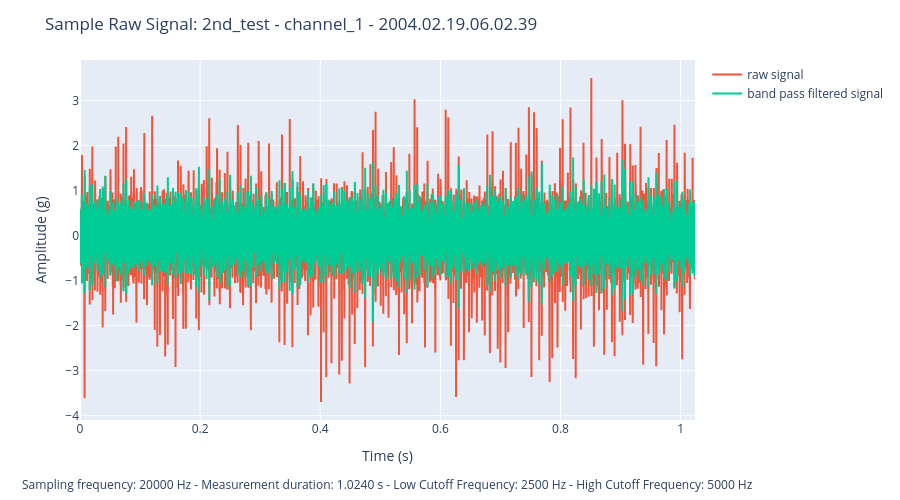
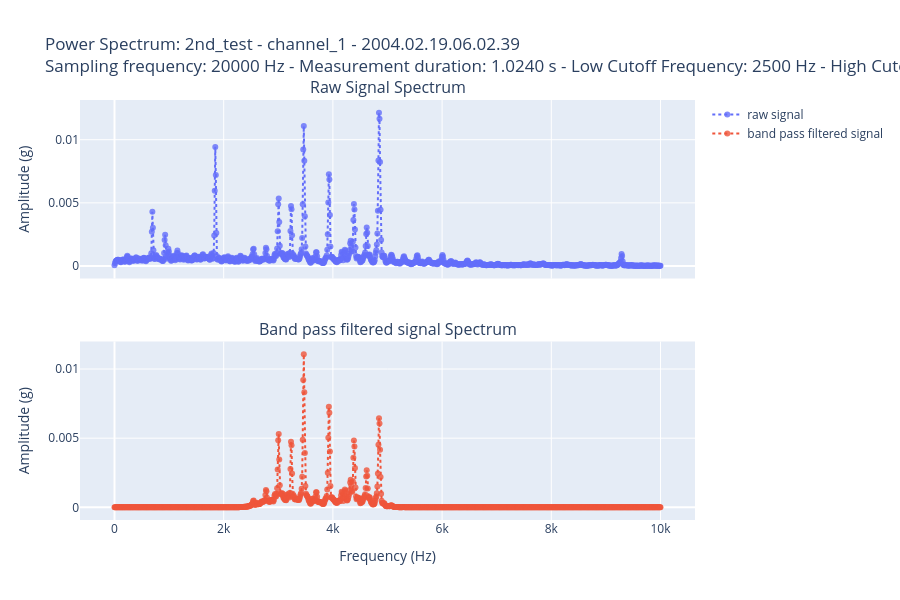

The notebook cell these images were saved under, in order:
### Markdown cell above
A band-pass filter or bandpass filter (BPF) is a device that passes frequencies within a certain range and rejects (attenuates) frequencies outside that range. (Source: Wikipedia)

### Code cell
LOW_CUTOFF_FREQUENCY = 2500
HIGH_CUTOFF_FREQUENCY = 5000

high_pass_filtered_signal = band_pass_filter(signal=sample_signal, 
                                             sampling_frequency=SAMPLING_FREQUENCY, 
                                             low_cutoff_frequency=LOW_CUTOFF_FREQUENCY,
                                             high_cutoff_frequency=HIGH_CUTOFF_FREQUENCY)

sample_power_spectrum_signal = power_spectrum(signal=sample_signal, 
                                              sampling_frequency=SAMPLING_FREQUENCY)
band_pass_filtered_power_spectrum_signal = power_spectrum(signal=high_pass_filtered_signal, 
                                                          sampling_frequency=SAMPLING_FREQUENCY)

plot_signals_and_spectra(sample_signal, high_pass_filtered_signal, sample_power_spectrum_signal, band_pass_filtered_power_spectrum_signal,
                      TEST, CHANNEL, measurement_recording_date_time, SAMPLING_FREQUENCY, measurement_duration,
                      low_cutoff_frequency=LOW_CUTOFF_FREQUENCY, high_cutoff_frequency=HIGH_CUTOFF_FREQUENCY, 
                      filter_label='band pass filtered signal')

### Figure 1 — Plotly figure (JSON) as saved in the notebook; plotly's stock layout.template omitted (floating-point values rounded to 4 significant figures; data arrays with more than 128 entries replaced by an {"elided": "..."} marker saying what was removed)
{"data": [{"hovertemplate": "<extra></extra>", "legendgroup": "", "line": {"color": "#636efa", "dash": "solid"}, "marker": {"symbol": "circle"}, "mode": "lines", "name": "", "orientation": "v", "showlegend": false, "type": "scatter", "xaxis": "x", "yaxis": "y"}, {"mode": "lines", "name": "raw signal", "type": "scatter", "x": {"elided": "20480 float values"}, "y": {"elided": "20480 float values"}}, {"mode": "lines", "name": "band pass filtered signal", "type": "scatter", "x": {"elided": "20480 float values"}, "y": {"elided": "20480 float values"}}], "layout": {"annotations": [{"showarrow": false, "text": "Sampling frequency: 20000 Hz - Measurement duration: 1.0240 s - Low Cutoff Frequency: 2500 Hz - High Cutoff Frequency: 5000 Hz", "x": 0.5, "xanchor": "center", "xref": "paper", "y": -0.15, "yanchor": "top", "yref": "paper"}], "height": 500, "hovermode": "x unified", "legend": {"tracegroupgap": 0}, "margin": {"t": 60}, "title": {"text": "Sample Raw Signal: 2nd_test - channel_1 - 2004.02.19.06.02.39"}, "xaxis": {"anchor": "y", "domain": [0, 1], "title": {"text": "Time (s)"}}, "yaxis": {"anchor": "x", "domain": [0, 1], "title": {"text": "Amplitude (g)"}}}}

### Figure 2 — Plotly figure (JSON) as saved in the notebook; plotly's stock layout.template omitted (floating-point values rounded to 4 significant figures; data arrays with more than 128 entries replaced by an {"elided": "..."} marker saying what was removed)
{"data": [{"line": {"dash": "dot"}, "marker": {"opacity": 0.8, "size": 6, "symbol": "circle"}, "mode": "lines+markers", "name": "raw signal", "type": "scatter", "x": {"elided": "1025 float values"}, "xaxis": "x", "y": {"elided": "1025 float values"}, "yaxis": "y"}, {"line": {"dash": "dot"}, "marker": {"opacity": 0.8, "size": 6, "symbol": "circle"}, "mode": "lines+markers", "name": "band pass filtered signal", "type": "scatter", "x": {"elided": "1025 float values"}, "xaxis": "x2", "y": {"elided": "1025 float values"}, "yaxis": "y2"}], "layout": {"annotations": [{"font": {"size": 16}, "showarrow": false, "text": "Raw Signal Spectrum", "x": 0.5, "xanchor": "center", "xref": "paper", "y": 1, "yanchor": "bottom", "yref": "paper"}, {"font": {"size": 16}, "showarrow": false, "text": "Band pass filtered signal Spectrum", "x": 0.5, "xanchor": "center", "xref": "paper", "y": 0.425, "yanchor": "bottom", "yref": "paper"}], "height": 600, "hovermode": "x unified", "hoversubplots": "axis", "title": {"text": "Power Spectrum: 2nd_test - channel_1 - 2004.02.19.06.02.39<br>Sampling frequency: 20000 Hz - Measurement duration: 1.0240 s - Low Cutoff Frequency: 2500 Hz - High Cutoff Frequency: 5000 Hz"}, "xaxis": {"anchor": "y", "domain": [0, 1], "matches": "x2", "showticklabels": false}, "xaxis2": {"anchor": "y2", "domain": [0, 1], "title": {"text": "Frequency (Hz)"}}, "yaxis": {"anchor": "x", "domain": [0.575, 1], "title": {"text": "Amplitude (g)"}}, "yaxis2": {"anchor": "x2", "domain": [0, 0.425], "title": {"text": "Amplitude (g)"}}}}
